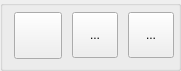
   <widget class="QGroupBox" name="groupBox">
    <property name="geometry">
     <rect>
      <x>830</x>
      <y>10</y>
      <width>181</width>
      <height>71</height>
     </rect>
    </property>
    <property name="title">
     <string/>
    </property>
    <widget class="QWidget" name="layoutWidget">
     <property name="geometry">
      <rect>
       <x>10</x>
       <y>10</y>
       <width>168</width>
       <height>51</height>
      </rect>
     </property>
     <layout class="QHBoxLayout" name="horizontalLayout_2">
      <item>
       <widget class="QToolButton" name="toolButton_Home">
        <property name="minimumSize">
         <size>
          <width>46</width>
          <height>46</height>
         </size>
        </property>
        <property name="text">
         <string/>
        </property>
        <property name="icon">
         <iconset resource="hsGui.qrc">
          <normaloff>:/new/resource/Home.png</normaloff>:/new/resource/Home.png</iconset>
        </property>
        <property name="iconSize">
         <size>
          <width>40</width>
          <height>40</height>
         </size>
        </property>
       </widget>
      </item>
      <item>
       <widget class="QToolButton" name="toolButton_Setup">
        <property name="minimumSize">
         <size>
          <width>46</width>
          <height>46</height>
         </size>
        </property>
        <property name="text">
         <string>...</string>
        </property>
        <property name="icon">
         <iconset resource="hsGui.qrc">
          <normaloff>:/new/resource/Einstellungen.png</normaloff>:/new/resource/Einstellungen.png</iconset>
        </property>
        <property name="iconSize">
         <size>
          <width>40</width>
          <height>40</height>
         </size>
        </property>
       </widget>
      </item>
      <item>
       <widget class="QToolButton" name="toolButton_Close">
        <property name="minimumSize">
         <size>
          <width>46</width>
          <height>46</height>
         </size>
        </property>
        <property name="text">
         <string>...</string>
        </property>
        <property name="icon">
         <iconset resource="hsGui.qrc">
          <normaloff>:/new/resource/Close.png</normaloff>:/new/resource/Close.png</iconset>
        </property>
        <property name="iconSize">
         <size>
          <width>40</width>
          <height>40</height>
         </size>
        </property>
       </widget>
      </item>
     </layout>
    </widget>
   </widget>
